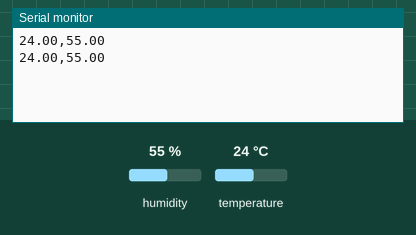
Recording of a sketch running on a simulated Arduino Uno, built with avr-gcc and run on an emulated ATmega328P. Shown: the last lines printed to the serial monitor. Inputs (shaded band) come from the test bench; at power-on: humidity 55 %, temperature 24 °C.

Above: at 2.8 s.
2.9 s: humidity set to 22 %
At 4.7 s:
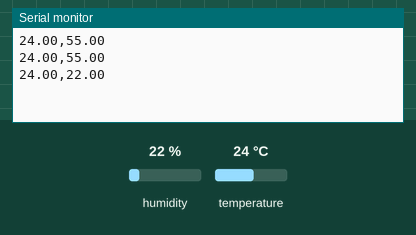
5.6 s: temperature set to 12 °C
At 6.4 s:
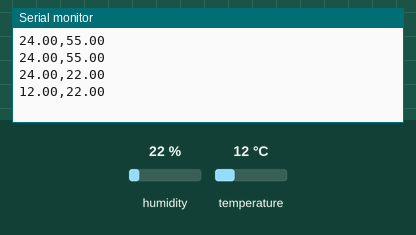
8.3 s: humidity set to 40 %
At 11.1 s:
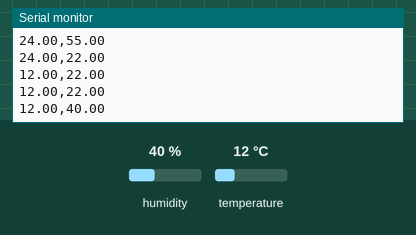
Timing chart, 0 to 12.6 s (numbered marks = the images above; inputs shaded):
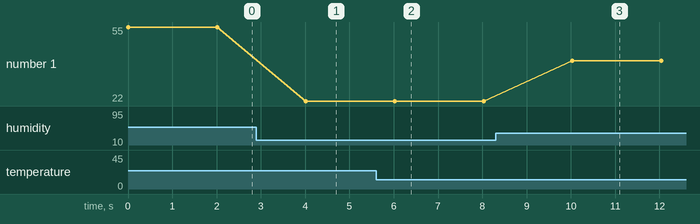

The sketch:

serial_comm_script_py_copy_20240828150218.ino
```cpp
#include "DHT.h"

#define DHTPIN 2     // Digital pin connected to the DHT sensor
#define DHTTYPE DHT22   // DHT 22 (AM2302)

DHT dht(DHTPIN, DHTTYPE);

void setup() {
  Serial.begin(9600);
  dht.begin();
}

void loop() {
  float h = dht.readHumidity();
  float t = dht.readTemperature();

  // Check if any reads failed and exit early (to try again).
  if (isnan(h) || isnan(t)) {
    Serial.println("Failed to read from DHT sensor!");
    return;
  }

  // Print data in the format: temperature,humidity
  Serial.print(t);
  Serial.print(",");
  Serial.println(h);

  delay(2000);  // Adjust the delay as needed
}
```

Measured:
- after the input at 2.9 s, the serial monitor: prints a new line after 1.1 s (image 1)
- after the input at 5.6 s, the serial monitor: prints a new line after 0.42 s (image 2)
- after the input at 8.3 s, the serial monitor: prints a new line after 1.7 s (image 3)
- plotted number 1: 55 → 22 after the input at 2.9 s, 22 → 40 after the input at 8.3 s
